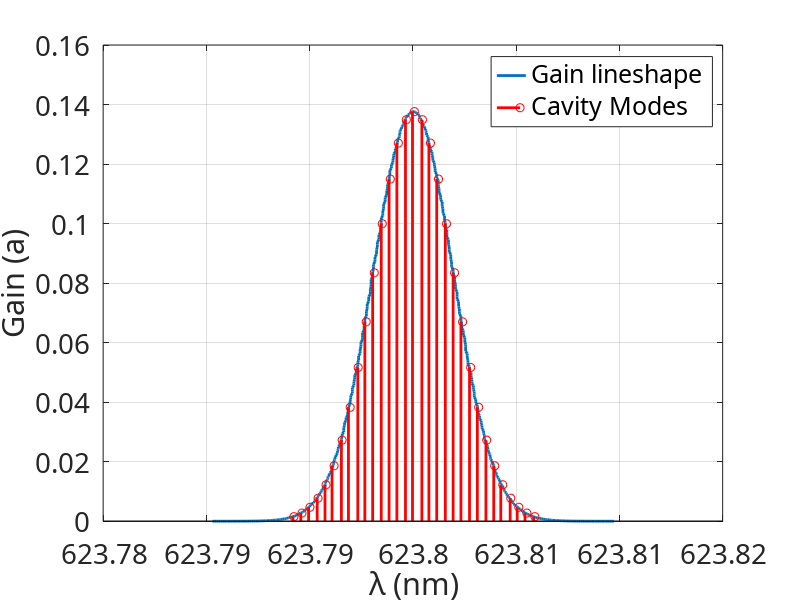
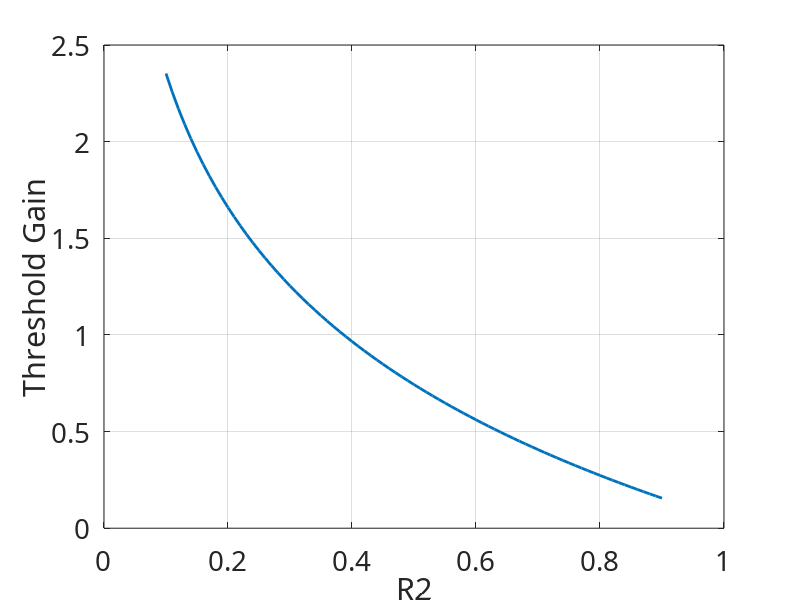
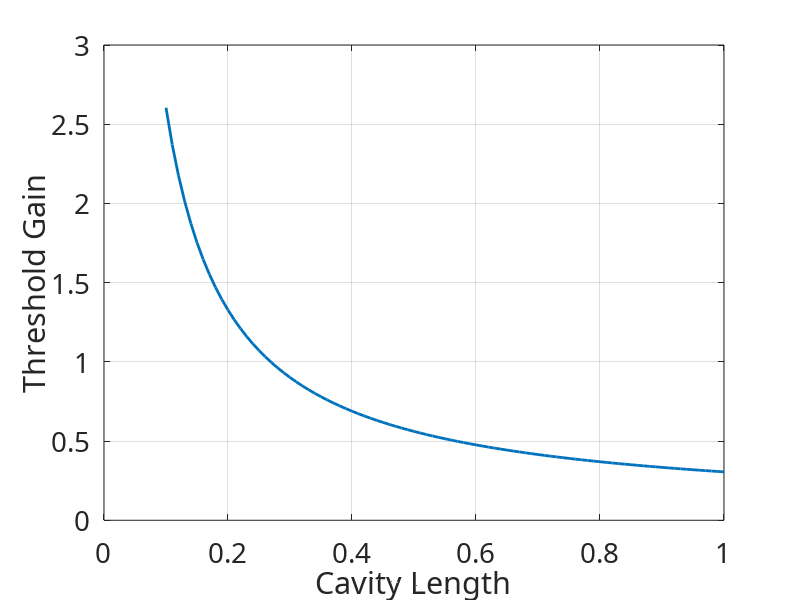
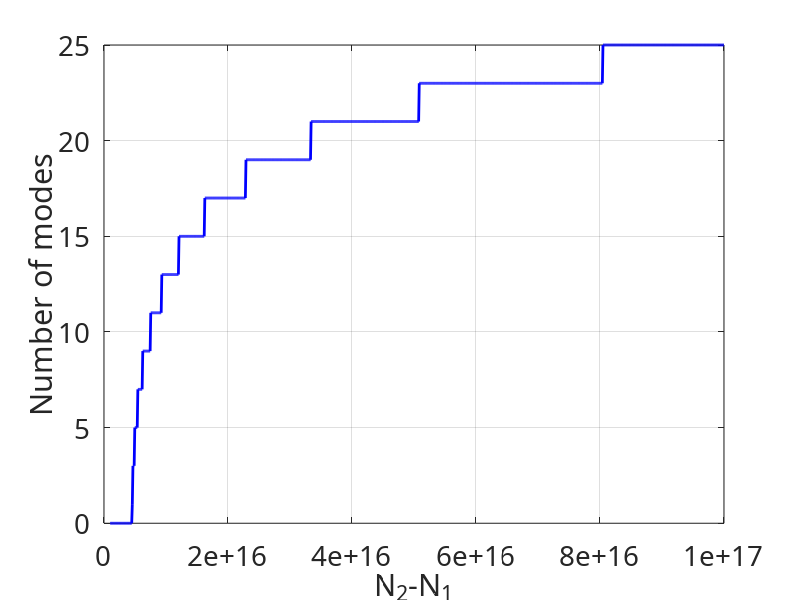

MATLAB code to generate these figures, in order:
clc;
close all;
clearvars;
set(0, 'DefaultAxesFontName', 'Latex');
set(0, 'DefaultAxesFontSize', 20);

%% Constants

tau_sp=300e-9;
R1=1;R2=0.9;
gamma=0.05;
del_v=1.5e9;
L=50e-2;
d=1.5e-9;
lambda_0=623.8e-9;
n=1;
c=3e8;
delN=4e15;
v_0=c/lambda_0;
del_lambda=(c/v_0^2)*del_v;
v=linspace(v_0-5*del_v,v_0+5*del_v,1000);
lambda=c./v;

%% g(v) (problem 1)

g_v0= (delN*n*c^2)/(8*pi*tau_sp*del_v*v_0^2);
x=(v-v_0)/(del_v);
g=g_v0*exp(-0.5.*x.^2);

m=(2*L*n/lambda_0);
del_lambda_m=(2*L/m^2);
mode_lambda=lambda_0-15*del_lambda_m:del_lambda_m:lambda_0+15*del_lambda_m;
mode_v=c./mode_lambda;
mode_x=(mode_v-v_0)/del_v;
mode_g=g_v0*exp(-0.5*mode_x.^2);

figure(1);
plot(lambda*1e9,g,'Linewidth',2,'DisplayName','Gain lineshape');
hold on;
s=stem(mode_lambda*1e9,mode_g,'r','LineWidth',2,'DisplayName','Cavity Modes');
xlabel('\lambda (nm)');
ylabel('Gain (a)');
grid on;
legend;

%% gth (problem 2)

R2_1=1;R2_2=0;
gth1=gamma+(1/(2*L))*log(1/(R1*R2_1));
gth2=gamma+(1/(2*L))*log(1/(R1*R2_2));
disp(gth1);
disp(gth2);

R2_3=0.1:0.01:0.9;
gth3=gamma+(1/(2*L))*log(1./(R1*R2_3));

figure(2);
plot(R2_3,gth3,'Linewidth',2);
xlabel('R2');
ylabel('Threshold Gain');
grid on;

R2_4=0.6;
L_2=0.1:0.01:1;
gth4=gamma+(1./(2*L_2))*log(1/(R1*R2_4));

figure(3);
plot(L_2,gth4,'Linewidth',2);
xlabel('Cavity Length');
ylabel('Threshold Gain');
grid on;

%% Number of Modes (Problem 3)

delN1=linspace(1e15,1e17,1000);
modes_number=zeros(1,length(delN1));

for i=1:1:length(delN1)
    gth=gamma+(1/(2*L)*log(1/(R1*R2)));
    g_v0_1= (delN1(i)*n*c^2)/(8*pi*tau_sp*del_v*v_0^2);

    m=(2*L*n/lambda_0);
    del_lambda_m=(2*L/m^2);
    mode_lambda=lambda_0-15*del_lambda_m:del_lambda_m:lambda_0+15*del_lambda_m;
    mode_v=c./mode_lambda;
    mode_x=(mode_v-v_0)/del_v;
    mode_g_1=g_v0_1*exp(-0.5*mode_x.^2);

    modes_number(i)=sum(mode_g_1>gth);
end

figure(4);
plot(delN1,modes_number,'b','LineWidth',2);
xlabel('N_{2}-N_{1}');
ylabel('Number of modes');
grid on;